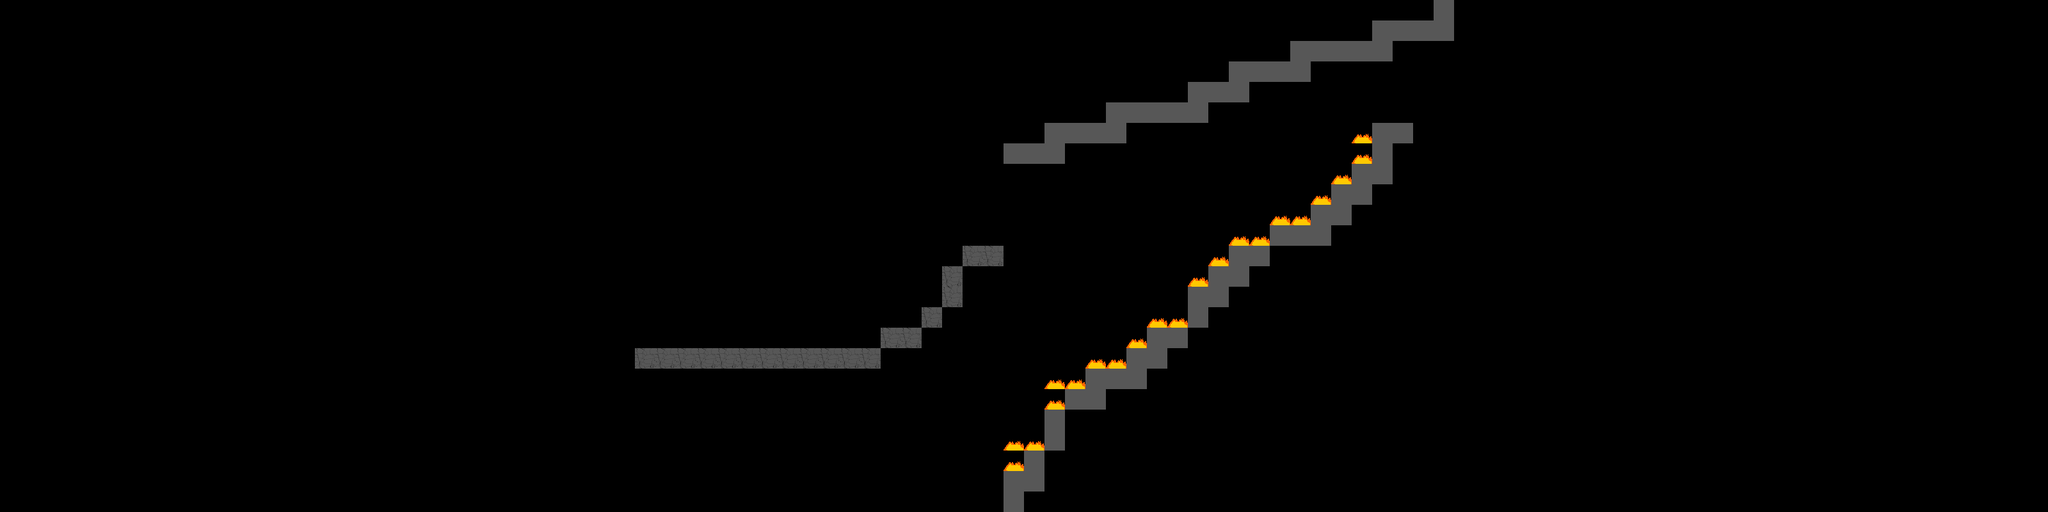

A 2D game scene composited from a Tiled map and its tileset images. What follows is a short description and the map's XML, with every tile layer's data as written:
An orthogonal 100x25 tile map with 32x32 px tiles, 1 tile layer (Tile Layer 1).

<map version="1.0" tiledversion="1.0.3" orientation="orthogonal" renderorder="right-down" width="100" height="25" tilewidth="32" tileheight="32" nextobjectid="1">
 <tileset firstgid="1" source="../tilesets/tileset.tsx" />
 <layer name="Tile Layer 1" width="100" height="25">
  <data encoding="csv">
0,0,0,0,0,0,0,0,0,0,0,0,0,0,0,0,0,0,0,0,0,0,0,0,0,0,0,0,0,0,0,0,0,0,0,0,0,0,0,0,0,0,0,0,0,0,0,0,0,0,0,0,0,0,0,0,0,0,0,0,0,0,0,0,0,0,0,0,0,0,2,0,0,0,0,0,0,0,0,0,0,0,0,0,0,0,0,0,0,0,0,0,0,0,0,0,0,0,0,0,
0,0,0,0,0,0,0,0,0,0,0,0,0,0,0,0,0,0,0,0,0,0,0,0,0,0,0,0,0,0,0,0,0,0,0,0,0,0,0,0,0,0,0,0,0,0,0,0,0,0,0,0,0,0,0,0,0,0,0,0,0,0,0,0,0,0,0,2,2,2,2,0,0,0,0,0,0,0,0,0,0,0,0,0,0,0,0,0,0,0,0,0,0,0,0,0,0,0,0,0,
0,0,0,0,0,0,0,0,0,0,0,0,0,0,0,0,0,0,0,0,0,0,0,0,0,0,0,0,0,0,0,0,0,0,0,0,0,0,0,0,0,0,0,0,0,0,0,0,0,0,0,0,0,0,0,0,0,0,0,0,0,0,0,2,2,2,2,2,0,0,0,0,0,0,0,0,0,0,0,0,0,0,0,0,0,0,0,0,0,0,0,0,0,0,0,0,0,0,0,0,
0,0,0,0,0,0,0,0,0,0,0,0,0,0,0,0,0,0,0,0,0,0,0,0,0,0,0,0,0,0,0,0,0,0,0,0,0,0,0,0,0,0,0,0,0,0,0,0,0,0,0,0,0,0,0,0,0,0,0,0,2,2,2,2,0,0,0,0,0,0,0,0,0,0,0,0,0,0,0,0,0,0,0,0,0,0,0,0,0,0,0,0,0,0,0,0,0,0,0,0,
0,0,0,0,0,0,0,0,0,0,0,0,0,0,0,0,0,0,0,0,0,0,0,0,0,0,0,0,0,0,0,0,0,0,0,0,0,0,0,0,0,0,0,0,0,0,0,0,0,0,0,0,0,0,0,0,0,0,2,2,2,0,0,0,0,0,0,0,0,0,0,0,0,0,0,0,0,0,0,0,0,0,0,0,0,0,0,0,0,0,0,0,0,0,0,0,0,0,0,0,
0,0,0,0,0,0,0,0,0,0,0,0,0,0,0,0,0,0,0,0,0,0,0,0,0,0,0,0,0,0,0,0,0,0,0,0,0,0,0,0,0,0,0,0,0,0,0,0,0,0,0,0,0,0,2,2,2,2,2,0,0,0,0,0,0,0,0,0,0,0,0,0,0,0,0,0,0,0,0,0,0,0,0,0,0,0,0,0,0,0,0,0,0,0,0,0,0,0,0,0,
0,0,0,0,0,0,0,0,0,0,0,0,0,0,0,0,0,0,0,0,0,0,0,0,0,0,0,0,0,0,0,0,0,0,0,0,0,0,0,0,0,0,0,0,0,0,0,0,0,0,0,2,2,2,2,0,0,0,0,0,0,0,0,0,0,0,3,2,2,0,0,0,0,0,0,0,0,0,0,0,0,0,0,0,0,0,0,0,0,0,0,0,0,0,0,0,0,0,0,0,
0,0,0,0,0,0,0,0,0,0,0,0,0,0,0,0,0,0,0,0,0,0,0,0,0,0,0,0,0,0,0,0,0,0,0,0,0,0,0,0,0,0,0,0,0,0,0,0,0,2,2,2,0,0,0,0,0,0,0,0,0,0,0,0,0,0,3,2,0,0,0,0,0,0,0,0,0,0,0,0,0,0,0,0,0,0,0,0,0,0,0,0,0,0,0,0,0,0,0,0,
0,0,0,0,0,0,0,0,0,0,0,0,0,0,0,0,0,0,0,0,0,0,0,0,0,0,0,0,0,0,0,0,0,0,0,0,0,0,0,0,0,0,0,0,0,0,0,0,0,0,0,0,0,0,0,0,0,0,0,0,0,0,0,0,0,3,2,2,0,0,0,0,0,0,0,0,0,0,0,0,0,0,0,0,0,0,0,0,0,0,0,0,0,0,0,0,0,0,0,0,
0,0,0,0,0,0,0,0,0,0,0,0,0,0,0,0,0,0,0,0,0,0,0,0,0,0,0,0,0,0,0,0,0,0,0,0,0,0,0,0,0,0,0,0,0,0,0,0,0,0,0,0,0,0,0,0,0,0,0,0,0,0,0,0,3,2,2,0,0,0,0,0,0,0,0,0,0,0,0,0,0,0,0,0,0,0,0,0,0,0,0,0,0,0,0,0,0,0,0,0,
0,0,0,0,0,0,0,0,0,0,0,0,0,0,0,0,0,0,0,0,0,0,0,0,0,0,0,0,0,0,0,0,0,0,0,0,0,0,0,0,0,0,0,0,0,0,0,0,0,0,0,0,0,0,0,0,0,0,0,0,0,0,3,3,2,2,0,0,0,0,0,0,0,0,0,0,0,0,0,0,0,0,0,0,0,0,0,0,0,0,0,0,0,0,0,0,0,0,0,0,
0,0,0,0,0,0,0,0,0,0,0,0,0,0,0,0,0,0,0,0,0,0,0,0,0,0,0,0,0,0,0,0,0,0,0,0,0,0,0,0,0,0,0,0,0,0,0,0,0,0,0,0,0,0,0,0,0,0,0,0,3,3,2,2,2,0,0,0,0,0,0,0,0,0,0,0,0,0,0,0,0,0,0,0,0,0,0,0,0,0,0,0,0,0,0,0,0,0,0,0,
0,0,0,0,0,0,0,0,0,0,0,0,0,0,0,0,0,0,0,0,0,0,0,0,0,0,0,0,0,0,0,0,0,0,0,0,0,0,0,0,0,0,0,0,0,0,0,4,4,0,0,0,0,0,0,0,0,0,0,3,2,2,0,0,0,0,0,0,0,0,0,0,0,0,0,0,0,0,0,0,0,0,0,0,0,0,0,0,0,0,0,0,0,0,0,0,0,0,0,0,
0,0,0,0,0,0,0,0,0,0,0,0,0,0,0,0,0,0,0,0,0,0,0,0,0,0,0,0,0,0,0,0,0,0,0,0,0,0,0,0,0,0,0,0,0,0,4,0,0,0,0,0,0,0,0,0,0,0,3,2,2,0,0,0,0,0,0,0,0,0,0,0,0,0,0,0,0,0,0,0,0,0,0,0,0,0,0,0,0,0,0,0,0,0,0,0,0,0,0,0,
0,0,0,0,0,0,0,0,0,0,0,0,0,0,0,0,0,0,0,0,0,0,0,0,0,0,0,0,0,0,0,0,0,0,0,0,0,0,0,0,0,0,0,0,0,0,4,0,0,0,0,0,0,0,0,0,0,0,2,2,0,0,0,0,0,0,0,0,0,0,0,0,0,0,0,0,0,0,0,0,0,0,0,0,0,0,0,0,0,0,0,0,0,0,0,0,0,0,0,0,
0,0,0,0,0,0,0,0,0,0,0,0,0,0,0,0,0,0,0,0,0,0,0,0,0,0,0,0,0,0,0,0,0,0,0,0,0,0,0,0,0,0,0,0,0,4,0,0,0,0,0,0,0,0,0,0,3,3,2,0,0,0,0,0,0,0,0,0,0,0,0,0,0,0,0,0,0,0,0,0,0,0,0,0,0,0,0,0,0,0,0,0,0,0,0,0,0,0,0,0,
0,0,0,0,0,0,0,0,0,0,0,0,0,0,0,0,0,0,0,0,0,0,0,0,0,0,0,0,0,0,0,0,0,0,0,0,0,0,0,0,0,0,0,4,4,0,0,0,0,0,0,0,0,0,0,3,2,2,0,0,0,0,0,0,0,0,0,0,0,0,0,0,0,0,0,0,0,0,0,0,0,0,0,0,0,0,0,0,0,0,0,0,0,0,0,0,0,0,0,0,
0,0,0,0,0,0,0,0,0,0,0,0,0,0,0,0,0,0,0,0,0,0,0,0,0,0,0,0,0,0,0,4,4,4,4,4,4,4,4,4,4,4,4,0,0,0,0,0,0,0,0,0,0,3,3,2,2,0,0,0,0,0,0,0,0,0,0,0,0,0,0,0,0,0,0,0,0,0,0,0,0,0,0,0,0,0,0,0,0,0,0,0,0,0,0,0,0,0,0,0,
0,0,0,0,0,0,0,0,0,0,0,0,0,0,0,0,0,0,0,0,0,0,0,0,0,0,0,0,0,0,0,0,0,0,0,0,0,0,0,0,0,0,0,0,0,0,0,0,0,0,0,3,3,2,2,2,0,0,0,0,0,0,0,0,0,0,0,0,0,0,0,0,0,0,0,0,0,0,0,0,0,0,0,0,0,0,0,0,0,0,0,0,0,0,0,0,0,0,0,0,
0,0,0,0,0,0,0,0,0,0,0,0,0,0,0,0,0,0,0,0,0,0,0,0,0,0,0,0,0,0,0,0,0,0,0,0,0,0,0,0,0,0,0,0,0,0,0,0,0,0,0,3,2,2,0,0,0,0,0,0,0,0,0,0,0,0,0,0,0,0,0,0,0,0,0,0,0,0,0,0,0,0,0,0,0,0,0,0,0,0,0,0,0,0,0,0,0,0,0,0,
0,0,0,0,0,0,0,0,0,0,0,0,0,0,0,0,0,0,0,0,0,0,0,0,0,0,0,0,0,0,0,0,0,0,0,0,0,0,0,0,0,0,0,0,0,0,0,0,0,0,0,2,0,0,0,0,0,0,0,0,0,0,0,0,0,0,0,0,0,0,0,0,0,0,0,0,0,0,0,0,0,0,0,0,0,0,0,0,0,0,0,0,0,0,0,0,0,0,0,0,
0,0,0,0,0,0,0,0,0,0,0,0,0,0,0,0,0,0,0,0,0,0,0,0,0,0,0,0,0,0,0,0,0,0,0,0,0,0,0,0,0,0,0,0,0,0,0,0,0,3,3,2,0,0,0,0,0,0,0,0,0,0,0,0,0,0,0,0,0,0,0,0,0,0,0,0,0,0,0,0,0,0,0,0,0,0,0,0,0,0,0,0,0,0,0,0,0,0,0,0,
0,0,0,0,0,0,0,0,0,0,0,0,0,0,0,0,0,0,0,0,0,0,0,0,0,0,0,0,0,0,0,0,0,0,0,0,0,0,0,0,0,0,0,0,0,0,0,0,0,3,2,0,0,0,0,0,0,0,0,0,0,0,0,0,0,0,0,0,0,0,0,0,0,0,0,0,0,0,0,0,0,0,0,0,0,0,0,0,0,0,0,0,0,0,0,0,0,0,0,0,
0,0,0,0,0,0,0,0,0,0,0,0,0,0,0,0,0,0,0,0,0,0,0,0,0,0,0,0,0,0,0,0,0,0,0,0,0,0,0,0,0,0,0,0,0,0,0,0,0,2,2,0,0,0,0,0,0,0,0,0,0,0,0,0,0,0,0,0,0,0,0,0,0,0,0,0,0,0,0,0,0,0,0,0,0,0,0,0,0,0,0,0,0,0,0,0,0,0,0,0,
0,0,0,0,0,0,0,0,0,0,0,0,0,0,0,0,0,0,0,0,0,0,0,0,0,0,0,0,0,0,0,0,0,0,0,0,0,0,0,0,0,0,0,0,0,0,0,0,0,2,0,0,0,0,0,0,0,0,0,0,0,0,0,0,0,0,0,0,0,0,0,0,0,0,0,0,0,0,0,0,0,0,0,0,0,0,0,0,0,0,0,0,0,0,0,0,0,0,0,0
</data>
 </layer>
</map>
